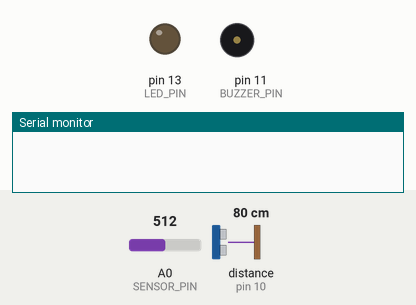
Bench run of a sketch on a simulated Arduino Uno, built for the host (arithmetic inside an expression is 32-bit, double 64-bit). On the bench: output pins drawn as LEDs (lit = HIGH), buzzer (waves = sounding, pin HIGH), the last lines printed to the serial monitor. Wiring (inferred from the names in the program): ultrasonic range finder: trigger pin 9; echo pin 10. The inputs (shaded band) are chosen by the test bench; at power-on: A0 (SENSOR_PIN) = 512, distance to the obstacle (sensor on pin 10) 80 cm. The echo pulse lasts 58.3 µs per cm; pins used as bus, display or sensor lines are not drawn.

Above: at 1.6 s.
At 2.6 s:
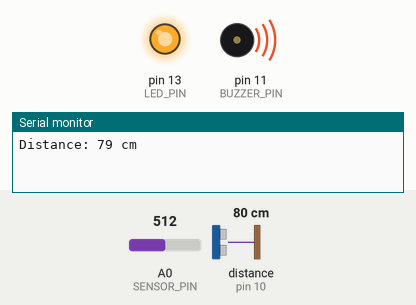
Timing chart, 0 to 4.1 s (numbered marks = the images above):
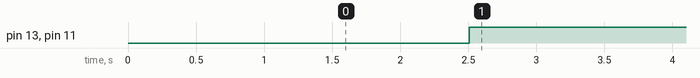

The sketch:

MTQQ_Cayane_Hcsr04.ino
```cpp
/*
This example shows how to connect to Cayenne using an Ethernet W5100 shield and send/receive sample data.

The CayenneMQTT Library is required to run this sketch. If you have not already done so you can install it from the Arduino IDE Library Manager.

Steps:
1. Set the Cayenne authentication info to match the authentication info from the Dashboard.
2. Compile and upload the sketch.
3. A temporary widget will be automatically generated in the Cayenne Dashboard. To make the widget permanent click the plus sign on the widget.
*/

//#define CAYENNE_DEBUG       // Uncomment to show debug messages
#define CAYENNE_PRINT Serial  // Comment this out to disable prints and save space
#include <CayenneMQTTEthernet.h>

#define SENSOR_PIN 0
#define VIRTUAL_CHANNEL 0

// Cayenne authentication info. This should be obtained from the Cayenne Dashboard.
char username[] = "c427cf30-cc2d-11eb-8779-7d56e82df461";
char password[] = "998dad402f0d5b797c0e58e30599b76d9d81fc40c";
char clientID[] = "3f8a9220-cc2e-11eb-8779-7d56e82df461";

#define SENSOR_trig_PIN 9
#define SENSOR_echo_PIN 10
#define BUZZER_PIN 11
#define LED_PIN 13

// defines variables
long duration;
int distance;
int safetyDistance;

void setup() {
  Serial.begin(9600);
  Cayenne.begin(username, password, clientID);

pinMode(SENSOR_trig_PIN, OUTPUT); // Sets the trigPin as an Output
pinMode(SENSOR_echo_PIN, INPUT); // Sets the echoPin as an Input
pinMode(BUZZER_PIN, OUTPUT);
pinMode(LED_PIN, OUTPUT);
Serial.begin(9600); // Starts the serial communication
}

void loop() {
  Cayenne.loop();

  digitalWrite(SENSOR_trig_PIN, LOW);
delayMicroseconds(2);

// Sets the trigPin on HIGH state for 10 micro seconds
digitalWrite(SENSOR_trig_PIN, HIGH);
delayMicroseconds(10);
digitalWrite(SENSOR_trig_PIN, LOW);

// Reads the echoPin, returns the sound wave travel time in microseconds
duration = pulseIn(SENSOR_echo_PIN, HIGH);

// Calculating the distance
distance= duration*0.034/2;

safetyDistance = distance;
if (safetyDistance <= 80){  // yang diganti - ganti jaraknya
  digitalWrite(BUZZER_PIN, HIGH);
  digitalWrite(LED_PIN, HIGH);
}
else{
  digitalWrite(BUZZER_PIN, LOW);
  digitalWrite(LED_PIN, LOW);
}

// Prints the distance on the Serial Monitor
Serial.print("Distance: ");
Serial.print(distance);
Serial.println(" cm");
}

// Default function for sending sensor data at intervals to Cayenne.
// You can also use functions for specific channels, e.g CAYENNE_OUT(1) for sending channel 1 data.
CAYENNE_OUT_DEFAULT()
{
  // Write data to Cayenne here. This example just sends the current uptime in milliseconds on virtual channel 0.
  Cayenne.virtualWrite(0, millis());
  // Some examples of other functions you can use to send data.
  //Cayenne.celsiusWrite(1, 22.0);
  //Cayenne.luxWrite(2, 700);
  //Cayenne.virtualWrite(3, 50, TYPE_PROXIMITY, UNIT_CENTIMETER);
}

// Default function for processing actuator commands from the Cayenne Dashboard.
// You can also use functions for specific channels, e.g CAYENNE_IN(1) for channel 1 commands.
CAYENNE_IN_DEFAULT()
{
  CAYENNE_LOG("Channel %u, value %s", request.channel, getValue.asString());
  //Process message here. If there is an error set an error message using getValue.setError(), e.g getValue.setError("Error message");
}

CAYENNE_OUT(VIRTUAL_CHANNEL)
{
  Cayenne.virtualWrite(VIRTUAL_CHANNEL, analogRead(SENSOR_PIN), "analog_sensor", "null");
}
```

Measured:
- by itself, pin 13 (LED_PIN), pin 11 (BUZZER_PIN): LOW → HIGH at 2.5 s
